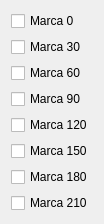
       <widget class="QWidget" name="layoutWidget_5">
        <property name="geometry">
         <rect>
          <x>350</x>
          <y>110</y>
          <width>91</width>
          <height>204</height>
         </rect>
        </property>
        <layout class="QVBoxLayout" name="verticalLayout_Brands_3">
         <item>
          <widget class="QCheckBox" name="checkBox_Brand_1">
           <property name="text">
            <string>Marca 0</string>
           </property>
          </widget>
         </item>
         <item>
          <widget class="QCheckBox" name="checkBox_Brand_31">
           <property name="text">
            <string>Marca 30</string>
           </property>
          </widget>
         </item>
         <item>
          <widget class="QCheckBox" name="checkBox_Brand_61">
           <property name="text">
            <string>Marca 60</string>
           </property>
          </widget>
         </item>
         <item>
          <widget class="QCheckBox" name="checkBox_Brand_91">
           <property name="text">
            <string>Marca 90</string>
           </property>
          </widget>
         </item>
         <item>
          <widget class="QCheckBox" name="checkBox_Brand_121">
           <property name="text">
            <string>Marca 120</string>
           </property>
          </widget>
         </item>
         <item>
          <widget class="QCheckBox" name="checkBox_brand_151">
           <property name="text">
            <string>Marca 150</string>
           </property>
          </widget>
         </item>
         <item>
          <widget class="QCheckBox" name="checkBox_Brand_181">
           <property name="text">
            <string>Marca 180</string>
           </property>
          </widget>
         </item>
         <item>
          <widget class="QCheckBox" name="checkBox_Brand_211">
           <property name="text">
            <string>Marca 210</string>
           </property>
          </widget>
         </item>
        </layout>
       </widget>
